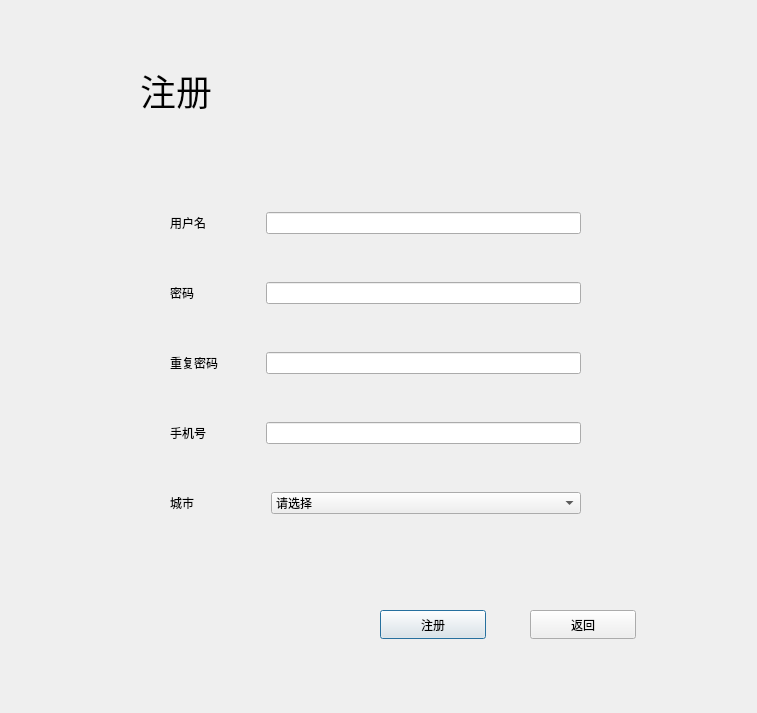
<?xml version="1.0" encoding="UTF-8"?>
<ui version="4.0">
 <class>signup</class>
 <widget class="QDialog" name="signup">
  <property name="geometry">
   <rect>
    <x>0</x>
    <y>0</y>
    <width>757</width>
    <height>713</height>
   </rect>
  </property>
  <property name="windowTitle">
   <string>Dialog</string>
  </property>
  <widget class="QLabel" name="label">
   <property name="geometry">
    <rect>
     <x>140</x>
     <y>50</y>
     <width>331</width>
     <height>81</height>
    </rect>
   </property>
   <property name="font">
    <font>
     <pointsize>27</pointsize>
    </font>
   </property>
   <property name="text">
    <string>注册</string>
   </property>
  </widget>
  <widget class="QLabel" name="label_2">
   <property name="geometry">
    <rect>
     <x>60</x>
     <y>50</y>
     <width>80</width>
     <height>70</height>
    </rect>
   </property>
   <property name="text">
    <string/>
   </property>
   <property name="pixmap">
    <pixmap resource="img.qrc">:/img/img/signup.png</pixmap>
   </property>
   <property name="scaledContents">
    <bool>true</bool>
   </property>
  </widget>
  <widget class="QPushButton" name="pushButton">
   <property name="geometry">
    <rect>
     <x>380</x>
     <y>610</y>
     <width>106</width>
     <height>29</height>
    </rect>
   </property>
   <property name="text">
    <string>注册</string>
   </property>
  </widget>
  <widget class="QPushButton" name="pushButton_2">
   <property name="geometry">
    <rect>
     <x>530</x>
     <y>610</y>
     <width>106</width>
     <height>29</height>
    </rect>
   </property>
   <property name="text">
    <string>返回</string>
   </property>
  </widget>
  <widget class="QWidget" name="layoutWidget">
   <property name="geometry">
    <rect>
     <x>170</x>
     <y>170</y>
     <width>411</width>
     <height>391</height>
    </rect>
   </property>
   <layout class="QVBoxLayout" name="verticalLayout">
    <item>
     <layout class="QHBoxLayout" name="horizontalLayout">
      <item>
       <widget class="QLabel" name="label_3">
        <property name="minimumSize">
         <size>
          <width>90</width>
          <height>0</height>
         </size>
        </property>
        <property name="text">
         <string>用户名</string>
        </property>
       </widget>
      </item>
      <item>
       <widget class="QLineEdit" name="usr"/>
      </item>
     </layout>
    </item>
    <item>
     <layout class="QHBoxLayout" name="horizontalLayout_2">
      <item>
       <widget class="QLabel" name="label_4">
        <property name="minimumSize">
         <size>
          <width>90</width>
          <height>0</height>
         </size>
        </property>
        <property name="text">
         <string>密码</string>
        </property>
       </widget>
      </item>
      <item>
       <widget class="QLineEdit" name="passwd"/>
      </item>
     </layout>
    </item>
    <item>
     <layout class="QHBoxLayout" name="horizontalLayout_3">
      <item>
       <widget class="QLabel" name="label_5">
        <property name="minimumSize">
         <size>
          <width>90</width>
          <height>0</height>
         </size>
        </property>
        <property name="text">
         <string>重复密码</string>
        </property>
       </widget>
      </item>
      <item>
       <widget class="QLineEdit" name="passwd2"/>
      </item>
     </layout>
    </item>
    <item>
     <layout class="QHBoxLayout" name="horizontalLayout_4">
      <item>
       <widget class="QLabel" name="label_6">
        <property name="minimumSize">
         <size>
          <width>90</width>
          <height>0</height>
         </size>
        </property>
        <property name="text">
         <string>手机号</string>
        </property>
       </widget>
      </item>
      <item>
       <widget class="QLineEdit" name="phone"/>
      </item>
     </layout>
    </item>
    <item>
     <layout class="QHBoxLayout" name="horizontalLayout_5">
      <item>
       <widget class="QLabel" name="label_7">
        <property name="text">
         <string>城市</string>
        </property>
       </widget>
      </item>
      <item>
       <widget class="QComboBox" name="city">
        <property name="minimumSize">
         <size>
          <width>310</width>
          <height>0</height>
         </size>
        </property>
        <item>
         <property name="text">
          <string>请选择</string>
         </property>
        </item>
        <item>
         <property name="text">
          <string>北京</string>
         </property>
        </item>
        <item>
         <property name="text">
          <string>天津</string>
         </property>
        </item>
        <item>
         <property name="text">
          <string>San Francisco</string>
         </property>
        </item>
        <item>
         <property name="text">
          <string>上海</string>
         </property>
        </item>
        <item>
         <property name="text">
          <string>香港</string>
         </property>
        </item>
       </widget>
      </item>
     </layout>
    </item>
   </layout>
  </widget>
 </widget>
 <resources>
  <include location="img.qrc"/>
 </resources>
 <connections/>
</ui>
